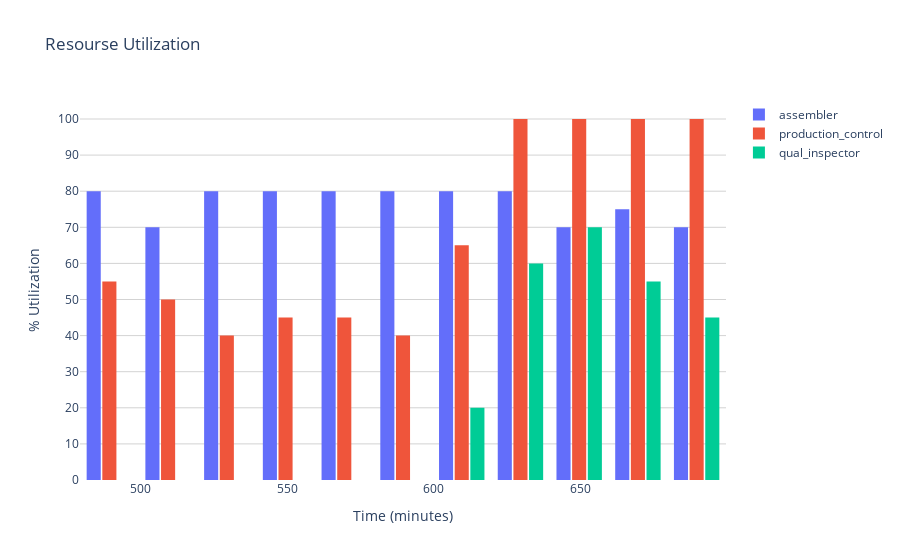

This figure's notebook cell:
### Code cell


### Figure 1 — Plotly figure (JSON) as saved in the notebook; plotly's stock layout.template omitted (floating-point values rounded to 4 significant figures; data arrays with more than 128 entries replaced by an {"elided": "..."} marker saying what was removed)
{"data": [{"histfunc": "avg", "name": "assembler", "type": "histogram", "x": {"elided": "699 int values"}, "y": {"elided": "1000 int values"}}, {"histfunc": "avg", "name": "production_control", "type": "histogram", "x": {"elided": "699 int values"}, "y": {"elided": "1000 int values"}}, {"histfunc": "avg", "name": "qual_inspector", "type": "histogram", "x": {"elided": "699 int values"}, "y": {"elided": "1000 int values"}}], "layout": {"bargap": 0.2, "bargroupgap": 0.1, "plot_bgcolor": "white", "title": {"text": "Resourse Utilization"}, "xaxis": {"title": {"text": "Time (minutes)"}}, "yaxis": {"dtick": 10, "gridcolor": "LightGray", "showgrid": true, "title": {"text": "% Utilization"}, "zeroline": true}}}
